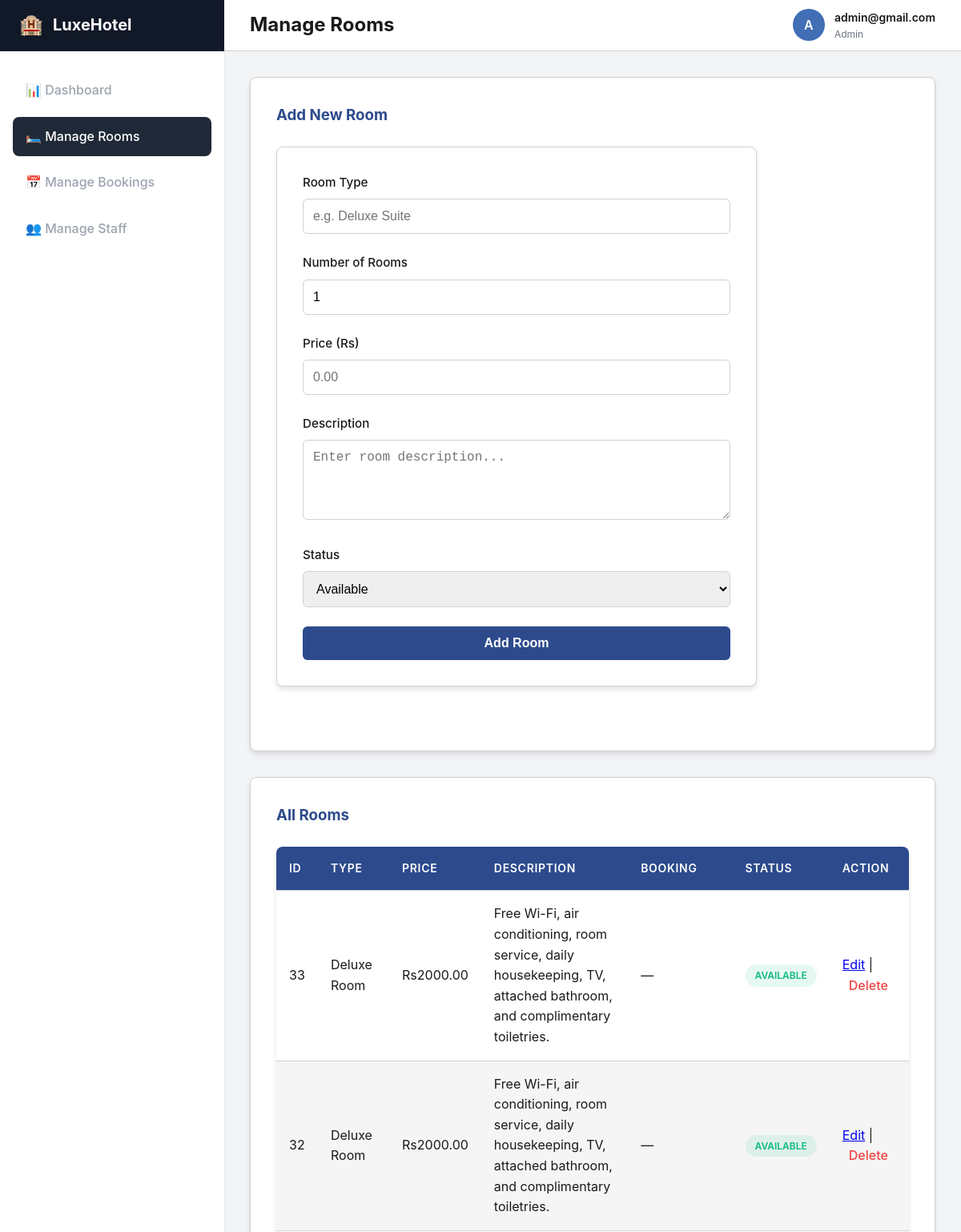
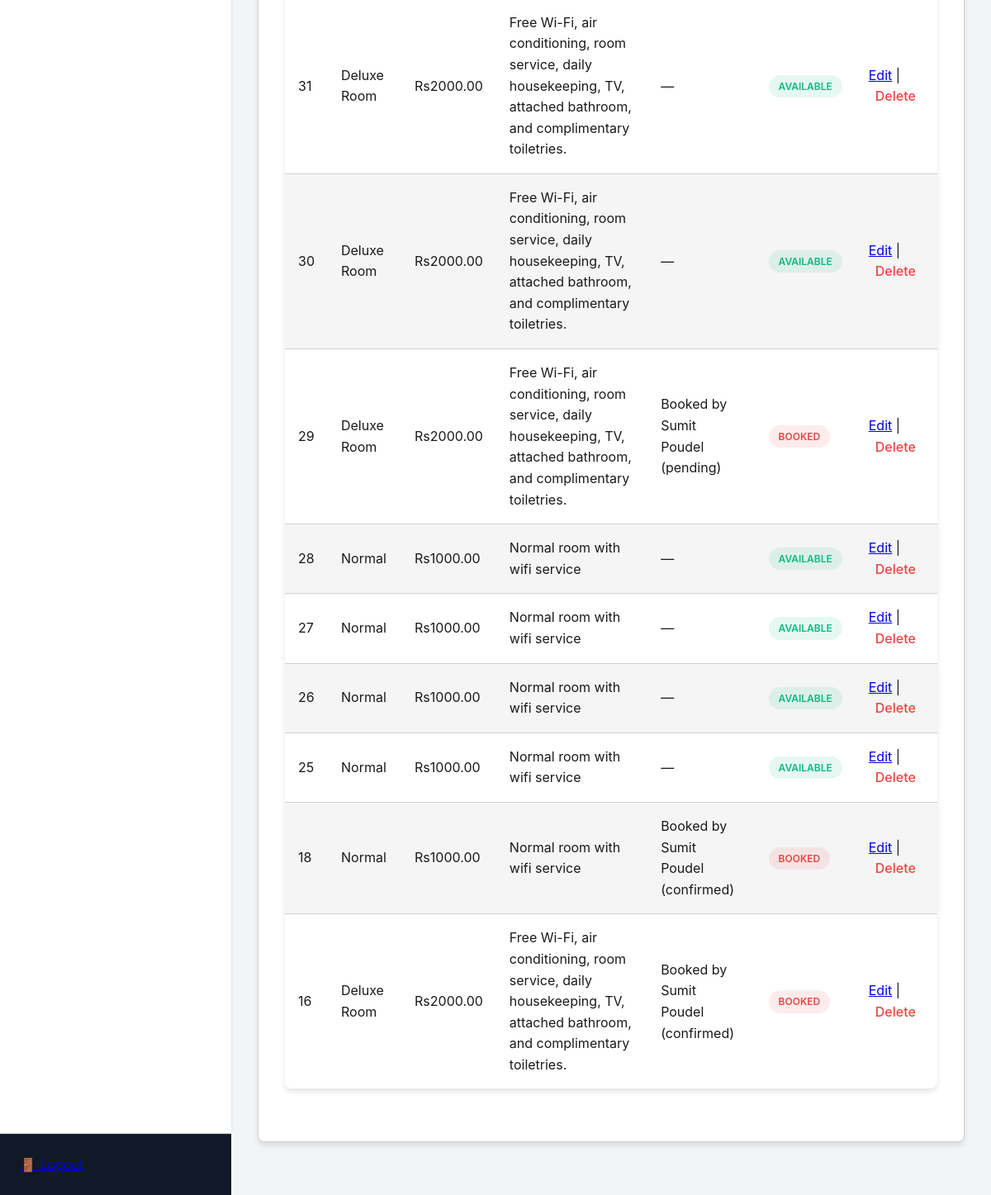
/manage_rooms.php (signed in), run on the app's committed database (2 pictures, top to bottom).
### tables this page shows
CREATE TABLE `rooms` (
  `id` int(11) NOT NULL,
  `room_type` varchar(50) NOT NULL,
  `price` decimal(10,2) NOT NULL,
  `description` text DEFAULT NULL,
  `status` enum('available','booked') DEFAULT 'available'
);

CREATE TABLE `bookings` (
  `id` int(11) NOT NULL,
  `customer_name` varchar(100) NOT NULL,
  `customer_email` varchar(100) NOT NULL,
  `room_id` int(11) NOT NULL,
  `check_in` date NOT NULL,
  `check_out` date NOT NULL,
  `status` enum('pending','confirmed','cancelled') DEFAULT 'pending'
);

### manage_rooms.php (the view, shortened to what this page needs)
<?php
include "config.php";
?>
<!DOCTYPE html>
<html lang="en">
<head>
    <link rel="stylesheet" href="style.css">
</head>
<body class="admin-body">
    <div class="admin-container">
        <aside class="admin-sidebar">
            <div class="sidebar-header">
                <a href="dashboard.php" class="sidebar-brand">
                    <span style="font-size: 1.5rem;">🏨</span> LuxeHotel
                </a>
            </div>
            <nav class="sidebar-nav">
                <ul>
                    <li><a href="dashboard.php">📊 Dashboard</a></li>
                    <li><a href="manage_rooms.php" class="active">🛏️ Manage Rooms</a></li>
                    <li><a href="manage_bookings.php">📅 Manage Bookings</a></li>
                    <?php if (isset($_SESSION["role"]) && $_SESSION["role"] === "admin") { ?>
                        <li><a href="manage_staff.php">👥 Manage Staff</a></li>
                    <?php } ?>
                </ul>
            </nav>
            <div class="sidebar-footer">
                <a href="logout.php">🚪 Logout</a>
            </div>
        </aside>
        <main class="admin-main">
            <header class="admin-topbar">
                <h2>Manage Rooms</h2>
                <div class="user-profile">
                    <div class="user-avatar">
                        <?php echo strtoupper(substr($_SESSION["username"], 0, 1)); ?>
                    </div>
                    <div class="user-info">
                        <span class="user-name"><?php echo $_SESSION["username"]; ?></span>
                        <span class="user-role"><?php echo $_SESSION["role"]; ?></span>
                    </div>
                </div>
            </header>
            <div class="admin-content">
                <div class="card" style="background: white; padding: 2rem; border-radius: 0.5rem; box-shadow: 0 4px 6px rgba(0,0,0,0.1); margin-bottom: 2rem;">
                    <h3 style="margin-bottom: 1.5rem; color: var(--primary);">Add New Room</h3>
                    <form method="POST">
                        <div class="form-group">
                            <label for="room_type">Room Type</label>
                            <input type="text" id="room_type" name="room_type" placeholder="e.g. Deluxe Suite" required pattern="^[A-Za-z][A-Za-z\s\-]{2,}$" title="Enter letters, spaces, and dashes only">
                        </div>
                        <div class="form-group">
                            <label for="quantity">Number of Rooms</label>
                            <input type="number" id="quantity" name="quantity" min="1" value="1" required>
                        </div>
                        <div class="form-group">
                            <label for="price">Price (Rs)</label>
                            <input type="number" step="0.01" id="price" name="price" placeholder="0.00" required>
                        </div>
                        <div class="form-group">
                            <label for="description">Description</label>
                            <textarea id="description" name="description" placeholder="Enter room description..." required></textarea>
                        </div>
                        <div class="form-group">
                            <label for="status">Status</label>
                            <select id="status" name="status">
                                <option value="available">Available</option>
                            </select>
                        </div>
                        <input type="submit" name="add_room" value="Add Room">
                    </form>
                </div>
                <div class="card" style="background: white; padding: 2rem; border-radius: 0.5rem; box-shadow: 0 4px 6px rgba(0,0,0,0.1);">
                    <h3 style="margin-bottom: 1.5rem; color: var(--primary);">All Rooms</h3>
                    <table>
                        <thead>
                            <tr>
                                <th>ID</th>
                                <th>Type</th>
                                <th>Price</th>
                                <th>Description</th>
                                <th>Booking</th>
                                <th>Status</th>
                                <th>Action</th>
                            </tr>
                        </thead>
                        <tbody>
                        <?php
                        $result = $conn->query("SELECT * FROM rooms ORDER BY id DESC");
                        while ($row = $result->fetch_assoc()) {
                            echo "<tr>";
                            echo "<td>" . $row["id"] . "</td>";
                            echo "<td>" . $row["room_type"] . "</td>";
                            echo "<td>Rs" . $row["price"] . "</td>";
                            echo "<td>" . $row["description"] . "</td>";
                            $roomId = intval($row["id"]);
                            $bookingRes = $conn->query("SELECT customer_name, status FROM bookings WHERE room_id=$roomId AND status!='cancelled' ORDER BY id DESC LIMIT 1");
                            if ($bookingRes && $bookingRes->num_rows > 0) {
                                $bk = $bookingRes->fetch_assoc();
                                echo "<td>Booked by " . htmlspecialchars($bk["customer_name"]) . " (" . htmlspecialchars($bk["status"]) . ")</td>";
                            } else {
                                echo "<td>—</td>";
                            }
                            echo "<td><span class='status-badge " . $row["status"] . "'>" . ucfirst($row["status"]) . "</span></td>";
                            echo "<td><a href='manage_rooms.php?edit=" . $row["id"] . "'>Edit</a> | <a href='manage_rooms.php?delete=" . $row["id"] . "' onclick=\"return confirm('Are you sure you want to delete this room?');\">Delete</a></td>";
                            echo "</tr>";
                        }
                        ?>
                        </tbody>
                    </table>
                </div>
            </div>
        </main>
    </div>
</body>
</html>

### manage_rooms.php (style rules this page uses)
body.admin-body { background-color: #f3f4f6; }
.admin-container { display: flex; min-height: 100vh; }
.admin-sidebar { width: 280px; background-color: #111827; color: #fff; flex-shrink: 0; display: flex; flex-direction: column; }
.sidebar-header { height: 4rem; display: flex; align-items: center; padding: 0 1.5rem; border-bottom: 1px solid #1f2937; }
.sidebar-brand { font-size: 1.25rem; font-weight: 700; color: #fff; text-decoration: none; display: flex; align-items: center; gap: .75rem; }
.sidebar-nav { flex: 1; padding: 1.5rem 1rem; }
.sidebar-nav ul { list-style: none; display: flex; flex-direction: column; gap: .5rem; margin: 0; padding: 0; }
.sidebar-nav a { display: flex; align-items: center; gap: .75rem; padding: .75rem 1rem; color: #9ca3af; text-decoration: none; border-radius: .5rem; font-weight: 500; transition: all .2s; }
.sidebar-nav a:hover, .sidebar-nav a.active { background-color: #1f2937; color: #fff; }
.sidebar-footer { padding: 1.5rem; border-top: 1px solid #1f2937; }
.admin-main { flex: 1; display: flex; flex-direction: column; overflow-x: hidden; }
.admin-topbar { height: 4rem; background-color: #fff; border-bottom: 1px solid var(--border, #d0d0d0); display: flex; justify-content: space-between; align-items: center; padding: 0 2rem; }
.admin-content { flex: 1; padding: 2rem; max-width: 1400px; width: 100%; margin: 0 auto; }
.user-profile { display: flex; align-items: center; gap: .75rem; }
.user-avatar { width: 2.5rem; height: 2.5rem; background-color: var(--primary-light, #416eb4); color: #fff; border-radius: 50%; display: flex; align-items: center; justify-content: center; font-weight: 600; }
.user-name { font-weight: 600; font-size: .875rem; color: var(--foreground, #1a1a1a); }
.user-role { font-size: .75rem; color: #6b7280; text-transform: capitalize; }
.card { background-color: #fff; padding: 2rem; border-radius: .5rem; box-shadow: 0 4px 6px rgba(0,0,0,.1); margin-bottom: 2rem; border: 1px solid var(--border, #d0d0d0); }
.card h3 { margin-bottom: 1.5rem; color: var(--primary, #2d4a8c); }
table { width: 100%; border-collapse: collapse; margin-bottom: 2rem; background-color: #fff; box-shadow: 0 4px 6px rgba(0,0,0,.1); border-radius: .5rem; overflow: hidden; }
table th, table td { padding: 1rem; text-align: left; border-bottom: 1px solid var(--border, #d0d0d0); }
table th { background-color: var(--primary, #2d4a8c); color: #fff; font-weight: 600; text-transform: uppercase; font-size: .875rem; letter-spacing: .05em; }
table tr:last-child td { border-bottom: none; }
table tr:nth-child(even) { background-color: var(--muted-light, #f5f5f5); }
table a[href*="delete"] { color: var(--error, #ef4444); text-decoration: none; font-weight: 500; padding: .25rem .5rem; border-radius: .25rem; transition: background-color .2s; }
main form { background-color: #fff; padding: 2rem; border-radius: .5rem; box-shadow: 0 4px 6px rgba(0,0,0,.1); border: 1px solid var(--border, #d0d0d0); max-width: 600px; }
.form-group { margin-bottom: 1.5rem; }
.form-group label { display: block; margin-bottom: .5rem; font-weight: 500; color: var(--foreground, #1a1a1a); font-size: .95rem; }
main form input[type="text"], main form input[type="number"], main form textarea, main form select { width: 100%; padding: .75rem; border: 1px solid var(--border, #d0d0d0); border-radius: .375rem; font-size: 1rem; transition: border-color .2s; }
main form textarea { min-height: 100px; resize: vertical; }
main form input[type="submit"] { background-color: var(--primary, #2d4a8c); color: #fff; padding: .75rem 2rem; border: none; border-radius: .375rem; font-size: 1rem; font-weight: 600; cursor: pointer; transition: background-color .2s; width: 100%; }
.status-badge { padding: .25rem .75rem; border-radius: 9999px; font-size: .75rem; font-weight: 600; text-transform: uppercase; display: inline-block; }
.status-badge.available { background-color: rgba(16,185,129,.1); color: var(--success, #10b981); }
.status-badge.booked { background-color: rgba(239,68,68,.1); color: var(--error, #ef4444); }

### data on the page
rooms: id "33", room_type "Deluxe Room", price "2000.00", description "Free Wi-Fi, air conditioning, room service, daily housekeeping, TV, attached bathroom, and complimentary toiletries.", status "AVAILABLE"
rooms: id "32", room_type "Deluxe Room", price "2000.00", description "Free Wi-Fi, air conditioning, room service, daily housekeeping, TV, attached bathroom, and complimentary toiletries.", status "AVAILABLE"
rooms: id "31", room_type "Deluxe Room", price "2000.00", description "Free Wi-Fi, air conditioning, room service, daily housekeeping, TV, attached bathroom, and complimentary toiletries.", status "AVAILABLE"
rooms: id "30", room_type "Deluxe Room", price "2000.00", description "Free Wi-Fi, air conditioning, room service, daily housekeeping, TV, attached bathroom, and complimentary toiletries.", status "AVAILABLE"
rooms: id "29", room_type "Deluxe Room", price "2000.00", description "Free Wi-Fi, air conditioning, room service, daily housekeeping, TV, attached bathroom, and complimentary toiletries.", bookings.customer_name "Sumit Poudel", bookings.status "pending", status "BOOKED"
rooms: id "28", room_type "Normal", price "1000.00", description "Normal room with wifi service", status "AVAILABLE"
rooms: id "27", room_type "Normal", price "1000.00", description "Normal room with wifi service", status "AVAILABLE"
rooms: id "26", room_type "Normal", price "1000.00", description "Normal room with wifi service", status "AVAILABLE"
rooms: id "25", room_type "Normal", price "1000.00", description "Normal room with wifi service", status "AVAILABLE"
rooms: id "18", room_type "Normal", price "1000.00", description "Normal room with wifi service", bookings.customer_name "Sumit Poudel", bookings.status "confirmed", status "BOOKED"
rooms: id "16", room_type "Deluxe Room", price "2000.00", description "Free Wi-Fi, air conditioning, room service, daily housekeeping, TV, attached bathroom, and complimentary toiletries.", bookings.customer_name "Sumit Poudel", bookings.status "confirmed", status "BOOKED"

### other printed values
substr($_SESSION["username"], 0, 1) "A"
$_SESSION["username"] "admin@gmail.com"
$_SESSION["role"] "Admin"
